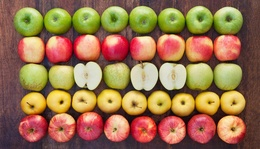
%> input picture manzanas.jpg, 260 x 149 px, shrunk from 1000 x 574 before the run
$ octave parcial2tema1.m   (GNU Octave 9; MATLAB toolbox functions it lacks are replaced by stand-ins)
%> lines starting %> are read from the running program, lines starting %| are printed output that depends on the picture; in (x1, y1, x2, y2) boxes, pixels count from 0 and x2, y2 are one past the last pixel; in counts of white or black regions, pixels touching at a corner belong together; the program's own positions count from 1
clc
clear
addpath("funciones")

% Primer parcial Procesamiento Digital de Imágenes 2024
% Tema 1

%{
EJERCICIO 1:
------------

Realizar las siguientes operaciones:

a) Aumentar el contraste un 70%.
b) Aumentar el brillo 70 niveles.
c) Binarizacion de una imagen por los 2 procedimientos.
d) Mostrar imagen original RGB, escala de grises y la modificada.

%}

img1 = imread("manzanas.jpg");
%> img1 is the input picture: size 149x260x3 uint8; mean R, G, B 152.9, 114.3, 78
figure(1)

img1_gris=rgb2gray(img1);
img1_gris_70porc=img1_gris*1.7;
img1_gris_70niveles=img1_gris+70;
img1_gris_bin1=im2bw(img1_gris); %Binarizamos la imagen 2 con el segundo metodo
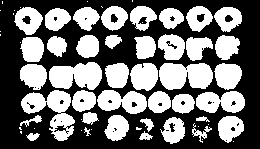
%> img1_gris_bin1: size 149x260 logical; 44.7% white; 62 white regions (23 under 20 px), largest, box (x1, y1, x2, y2) and area: (21, 90, 75, 141) 1254, (159, 63, 213, 90) 1169, (49, 62, 102, 90) 1116
img1_gris_bin2=img1_gris>128; %Binarizamos la imagen 1 con el primer metodo
%> img1_gris_bin2: size 149x260 logical; 44.4% white; 59 white regions (20 under 20 px), largest, box (x1, y1, x2, y2) and area: (21, 90, 75, 141) 1244, (159, 63, 213, 90) 1169, (49, 62, 102, 90) 1113

subplot(3,2,1);imshow(img1);title("Imagen original");
subplot(3,2,2);imshow(img1_gris);title("Escala de gris");
subplot(3,2,3);imshow(img1_gris_70porc);title("Aumento +70% contraste");
subplot(3,2,4);imshow(img1_gris_70niveles);title("Aumento +70 brillo");
subplot(3,2,5);imshow(img1_gris_bin1);title("Binarizacion metodo 1");
subplot(3,2,6);imshow(img1_gris_bin2);title("Binarizacion metodo 2");

%{
EJERCICIO 2:
------------

Realizar las siguientes operaciones:

a) Diferencia entre dos imágenes (RGB y escalas de intensidad).
b) Rota 120° una imagen en escala de intensidad.
c) Implementar los bloques de simulink que permita visualizar imagen RGB entregada por la cámara, escala de gris y producir el siguiente efecto:

%}

img2a = imread("manzanas.jpg");
img2b = imread("marte.jpg");
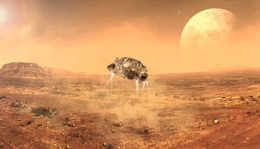
%> input picture marte.jpg, 260 x 149 px, shrunk from 1000 x 574 before the run
%> img2b is the input picture: size 149x260x3 uint8; mean R, G, B 208.6, 147.5, 94.8
figure(2)

img2a_gris=rgb2gray(img2a);
img2b_gris=rgb2gray(img2b);
diferencia_rgb=img2a-img2b;
diferencia_gris=img2a_gris-img2b_gris;
img2a_rotada=imrotate(img2a_gris,120);

subplot(2,3,1);imshow(img2a);title("Imagen 1");
subplot(2,3,2);imshow(img2b);title("Imagen 2");
subplot(2,3,4);imshow(diferencia_rgb);title("Diferencia RGB");
subplot(2,3,5);imshow(diferencia_gris);title("Diferencia Escala de grises");
subplot(2,3,[3,6]);imshow(img2a_rotada);title("Rotada 120°");

%{
EJERCICIO 3:
------------

Realizar el filtrado espacial a una imagen con ruido sal y pimienta 20% usando los siguientes filtros:

a) H es filtro box aplicar convolución, symmetric y full.
b) Filtro máximo y mínimo.

%}

img3 = imread("manzanas.jpg");
figure(3)

img3_gris=rgb2gray(img3);
img3_ruido_sp=imnoise(img3,"salt & pepper",0.2);
img3_gris_ruido_sp=imnoise(img3_gris,"salt & pepper",0.2);
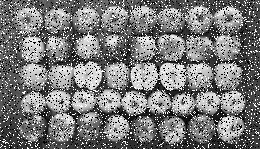
%> img3_gris_ruido_sp: size 149x260 uint8; min 0, max 255, mean 122.7
n = 3; %tamaño del filtro
H=1/9*ones(n);
box_rgb = imfilter(img3_ruido_sp, H, 'symmetric', 'conv', 'full');
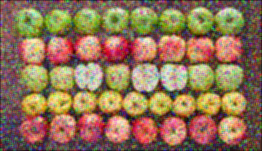
%> box_rgb: size 151x262x3 uint8; mean R, G, B 145.6, 115.8, 87.3
box_gris = imfilter(img3_gris_ruido_sp, H, 'symmetric', 'conv', 'full');
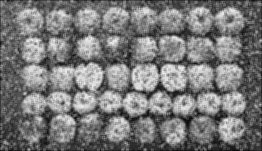
%> box_gris: size 151x262 uint8; min 8, max 237, mean 121.2
filtro_maximo = ordfilt2(img3_gris_ruido_sp, n^2, ones(n));
filtro_maximo2 = ordfilt2(filtro_maximo, n^2, ones(n));
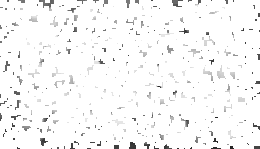
%> filtro_maximo2: size 149x260 uint8; min 34, max 255, mean 247.4
filtro_minimo = ordfilt2(img3_gris_ruido_sp, 1, ones(n));
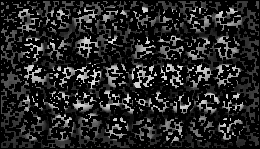
%> filtro_minimo: size 149x260 uint8; min 0, max 233, mean 37.4


subplot(2,4,1);imshow(img3);title("Imagen original");
subplot(2,4,2);imshow(img3_ruido_sp);title("Sal y pimienta 20% RGB");
subplot(2,4,3);imshow(img3_gris);title("Imagen Escala de grises");
subplot(2,4,4);imshow(img3_gris_ruido_sp);title("Sal y pimienta 20% escala de grises");
subplot(2,4,5);imshow(box_rgb);title("Filtro box convolucion rgb");
subplot(2,4,6);imshow(box_gris);title("Filtro box convolucion gris");
subplot(2,4,7);imshow(filtro_maximo);title("Filtro maximo");
subplot(2,4,8);imshow(filtro_minimo);title("Filtro minimo");


%Opcion 2 para filtro maximo y minimo
figure(4)
minimo = nlfilter(img3_gris_ruido_sp, [n n], @minNL);
maximo = nlfilter(img3_gris_ruido_sp, [n n], @maxNL);

subplot(1,2,1);imshow(minimo);title("Filtro minimo");
subplot(1,2,2);imshow(maximo);title("Filtro maximo");

function Z = maxNL (x)
    Z = (max(max(x)));
end

function Z = minNL (x)
%> called with x = [1 1 1; 1 1 1; 1 1 1]
    Z = (min(min(x)));
%> Z = 1
end

%{
EJERCICIO 4:
------------

Implementar los Bloques de simulink para ver el complemento de una imagen sin ruido y su transpuesta con ruido. La imagen debe ser la entregada por una cámara.

%}

%{
EJERCICIO 5:
------------

Implementar con simulink los bloques para filtrar una imagen con ruido mediante el filtro de la mediana. La imagen debe ser entregada por la cámara y visualizar imagen RGB, escala de gris, imagen con ruido y filtrada.

%}
